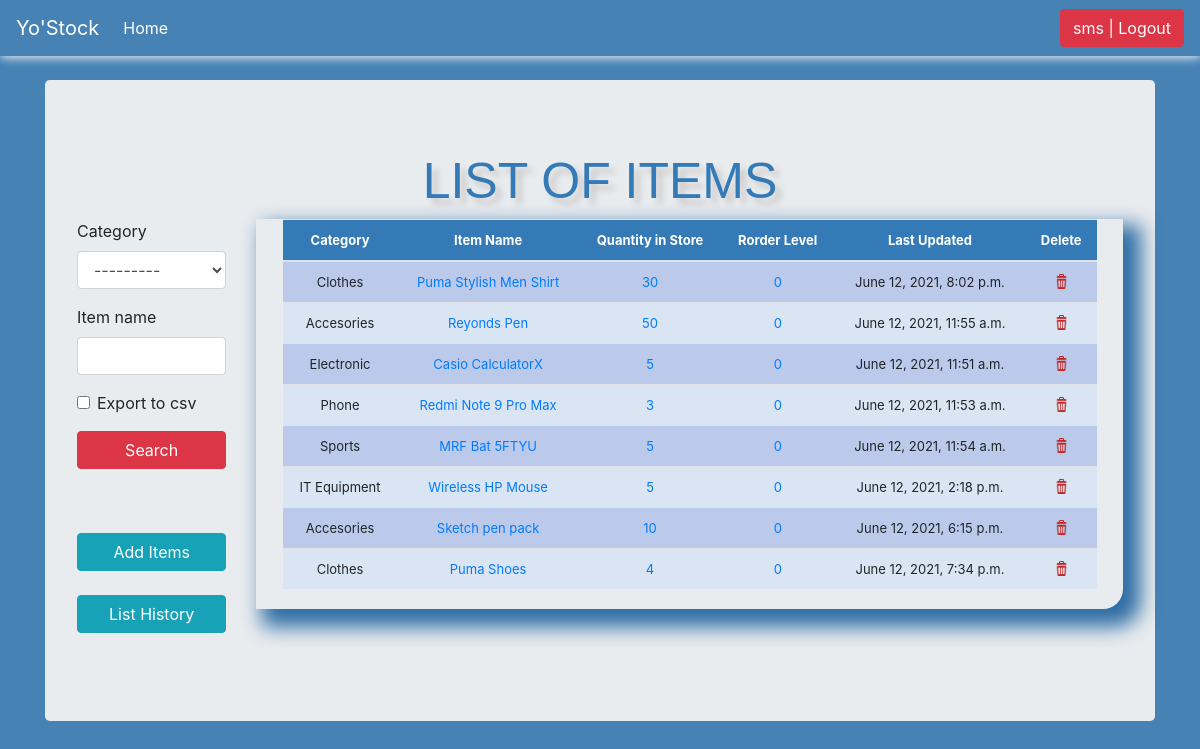
The page /list_items (signed in) on the database its author committed.
### stockmg/models.py (models this page shows, shortened)
class Stock(models.Model):
    category = models.ForeignKey(Category, on_delete=models.CASCADE, blank=True)
    item_name = models.CharField(max_length=50, blank=True, null=True)
    quantity = models.IntegerField(default=0, blank=True, null=True)
    receive_quantity = models.IntegerField(default=0, blank=True, null=True)
    receive_by = models.CharField(max_length=50, blank=True, null=True)
    issue_quantity = models.IntegerField(default=0, blank=True, null=True)
    issue_by = models.CharField(max_length=50, blank=True, null=True)
    issue_to = models.CharField(max_length=50, blank=True, null=True)
    phone_number = models.CharField(max_length=50, blank=True, null=True)
    created_by = models.CharField(max_length=50, blank=True, null=True)
    reorder_level = models.IntegerField(default=0, blank=True, null=True)
    last_updated = models.DateTimeField(auto_now_add=False, auto_now=True)
    timestamp = models.DateTimeField(auto_now_add=True, auto_now=False)

class Category(models.Model):
    name = models.CharField(max_length=50, blank=True, null=True)
    def __str__(self):
        return self.name

### stockmg/views.py (the view, shortened to what this page needs)
# urls.py: path('list_items', views.list_items, name='list_items'),
@login_required
def list_items(request):
    header = "LIST OF ITEMS"
    form = forms.StockSearchForm(request.POST or None)
    QuerySet = Stock.objects.all()
    context = {
        "header": header,
        "QuerySet" : QuerySet,
        'form' : form
    }
    return render(request, 'list_item.html', context)

### stockmg/forms.py
class StockSearchForm(forms.ModelForm):
    export_to_csv = forms.BooleanField(required=False)
    class Meta:
        model = Stock
        fields = ['category','item_name']

### stockmg/templates/list_item.html (shortened to what this page needs)
{% include 'navbar.html' %}
{% load crispy_forms_tags %}
{% load static %}
<link href="{% static 'css/stylesheet.css' %}" rel="stylesheet">
<!doctype html>
<html lang="en">
  <head>
  </head>
  <body>
<main role="main" class="container">
  <div class="jumbotron my-4">
    <div class="header">{{header}}</div>
    <div class="row">
      <div class="col-sm-2">
    <form method="POST" action="">{% csrf_token %}
      {{form|crispy}}
      <input class="btn btn-danger mybutton" type="submit" value="Search"/>
    </form><br><br>
        <a href="/add_items"><div class="btn btn-info mybutton">Add Items</div></a><br><br>
        <a href="/list_history"><div class="btn btn-info mybutton">List History</div></a><br><br>
    </div>
      <div class="col-sm-10">
    <div class="display_table">
    <table class="table">
      <thead>
      <tr>
        <th>Category</th>
        <th>Item Name</th>
        <th>Quantity in Store</th>
        <th>Rorder Level</th>
        <th>Last Updated</th>
        <th>Delete</th>
      </tr>
      </thead>
      {% for i in QuerySet %}
        <tr>
          <td>{{i.category}}</td>
          <td><a href="{% url 'update_items' i.id %}">{{i.item_name}}</a></td>
          <td>
            {% if i.quantity <= i.reorder_level %}
                <div style="background-color:orange;"><a href="{% url 'stock_detail' i.id %}">{{i.quantity}}</a></div>
            {% else %}
                <a href="{% url 'stock_detail' i.id %}">{{i.quantity}}</a>
            {% endif %}
          </td>
          <td><a href="{% url 'reorder_level' i.id %}">{{i.reorder_level}}</a></td>
          <td>{{i.last_updated}}</td>
          <td><a href="{% url 'delete_items' i.id %}"><b><img src="{% static 'img/dlt.png' %}" height="15px" width="13px"></b></a></td>
        </tr>
      {% endfor %}
    </table>
    </div>
    </div>
    </div>
    </div>
</main>
  </body>
</html>

### stockmg/templates/navbar.html (shortened to what this page needs)
{% load static %}
<link rel="stylesheet" href="https://cdn.jsdelivr.net/npm/bootstrap@4.6.0/dist/css/bootstrap.min.css">
<link href="{% static 'css/stylesheet.css' %}" rel="stylesheet">
<!DOCTYPE html>
<html lang="en">
<head>
</head>
<body style="background-color:#4682B4;">
  <nav class="navbar navbar-expand-lg" style="box-shadow:1px 1px 10px white; background-color:#4682B4;">
  <a class="navbar-brand" href="/" style="color:white;">Yo'Stock</a>
  <div class="collapse navbar-collapse" id="navbarSupportedContent" >
    <ul class="navbar-nav mr-auto">
      <li class="nav-item active">
        <a class="nav-link" style="color:white;" href="/">Home <span class="sr-only">(current)</span></a>
      </li>
    </ul>
    <ul class="navbar-nav">
      {% if request.user.is_authenticated %}
        <li><a href="/accounts/logout"><button class="btn btn-danger">{{ user }} | Logout</button></a></li>
      {% else %}
        <li><a href="/accounts/login"><button class="btn btn-danger">Login</button></a></li>
      {% endif %}
    </ul>
  </div>
</nav>
</body>
</html>

### stockmg/static/css/stylesheet.css (style rules this page uses)
body { background-color: wheat; }

### stockmg/templates/list_item.html (style rules this page uses)
.display_table { border-bottom-right-radius : 20px; padding-left : 5px; padding-right : 5px; padding-bottom : 20px; box-shadow : 12px 12px 20px 6px #2e6da4; }
.table { font-size: 13px; text-align: center; width: 95%; margin: auto; }
.table tr:nth-child(odd) { background: #BBCAEA; }
.table tr:nth-child(even) { background: #dae5f4; }
th { background-color: #337ab7; color: white; }
.header { font-family: helvetica; color : #337ab7; font-size:50px; text-align:center; width:100%; text-shadow: 6px 6px 6px #c9c6c6; display:block; font-weight:bolder: }
.mybutton { width:100%; }

### rows shown on the page
Stock: category "Clothes", item_name "Puma Stylish Men Shirt", quantity "30", reorder_level "0", last_updated "June 12, 2021, 8:02 p.m."
Stock: category "Accesories", item_name "Reyonds Pen", quantity "50", reorder_level "0", last_updated "June 12, 2021, 11:55 a.m."
Stock: category "Electronic", item_name "Casio CalculatorX", quantity "5", reorder_level "0", last_updated "June 12, 2021, 11:51 a.m."
Stock: category "Phone", item_name "Redmi Note 9 Pro Max", quantity "3", reorder_level "0", last_updated "June 12, 2021, 11:53 a.m."
Stock: category "Sports", item_name "MRF Bat 5FTYU", quantity "5", reorder_level "0", last_updated "June 12, 2021, 11:54 a.m."
Stock: category "IT Equipment", item_name "Wireless HP Mouse", quantity "5", reorder_level "0", last_updated "June 12, 2021, 2:18 p.m."
Stock: category "Accesories", item_name "Sketch pen pack", quantity "10", reorder_level "0", last_updated "June 12, 2021, 6:15 p.m."
Stock: category "Clothes", item_name "Puma Shoes", quantity "4", reorder_level "0", last_updated "June 12, 2021, 7:34 p.m."

### other values the page prints
{{ user }} "sms"
{{ header }} "LIST OF ITEMS"
